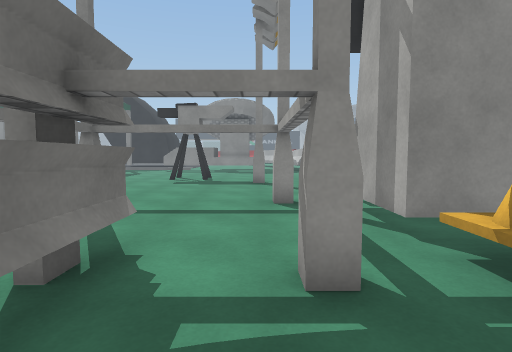
View 1 (above)

16 first-person views from a walk through a Unity game level. The camera is 1.3 m above the floor, tilts 4° down and sees 80° across. The floor is counted in squares, 1 m on a side. Each view is taken from the middle of a square. On the plan, view 1 faces up. The plan holds only what a view shows up to about 14 squares ahead; the rest is blank. The place goes on beyond the plan. The player is left out. Some surface patterns are stand-ins.

View 2
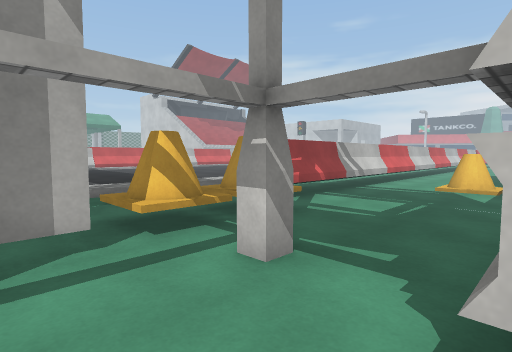

View 3
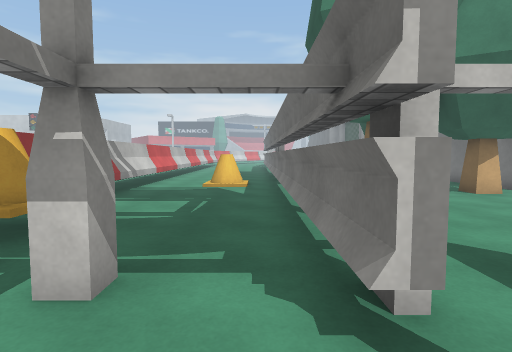

View 4
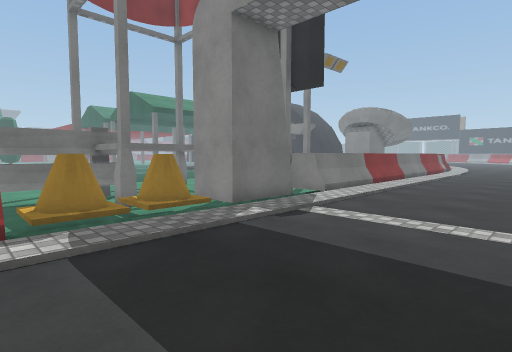

View 5
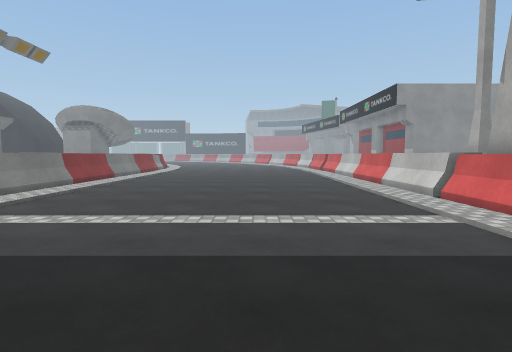

View 6
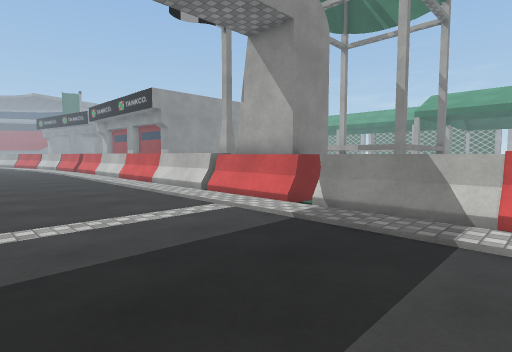

View 7
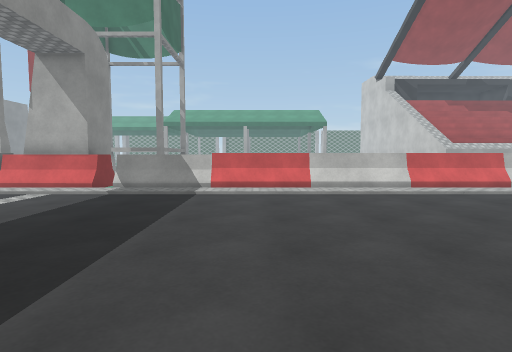

View 8
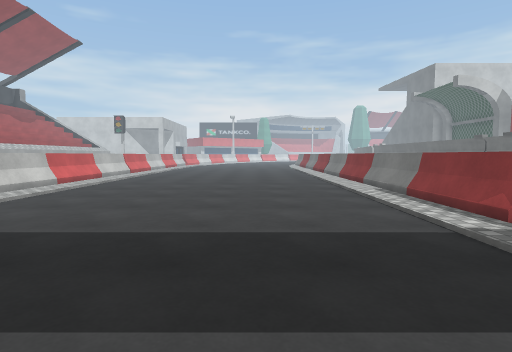

View 9
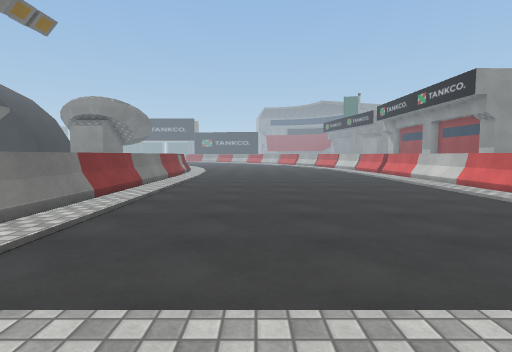

View 10
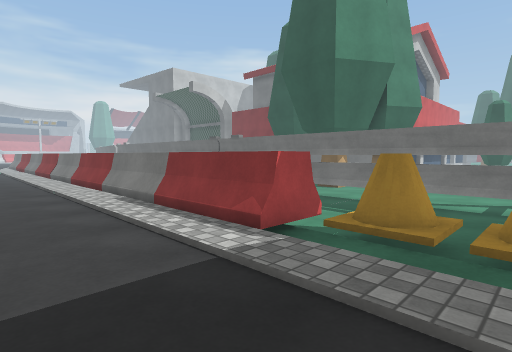

View 11
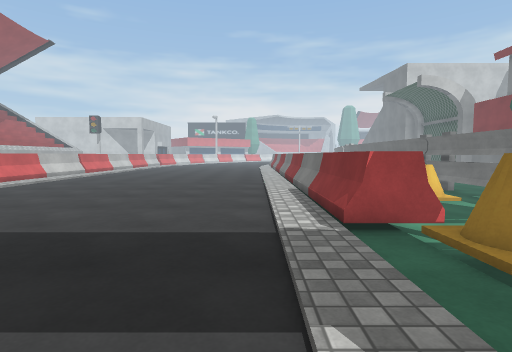

View 12
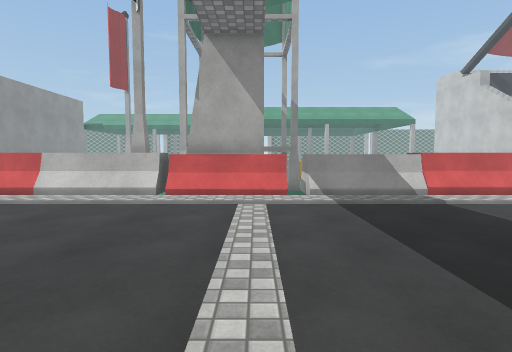

View 13
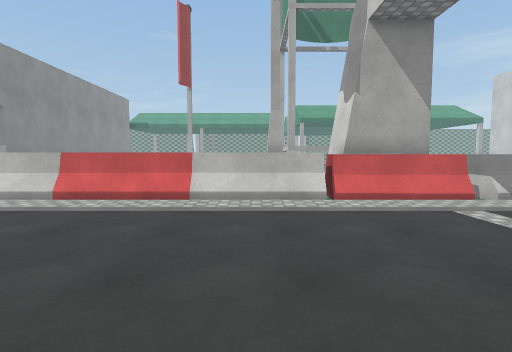

View 14
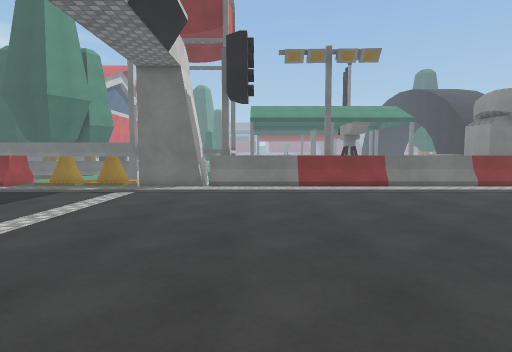

View 15
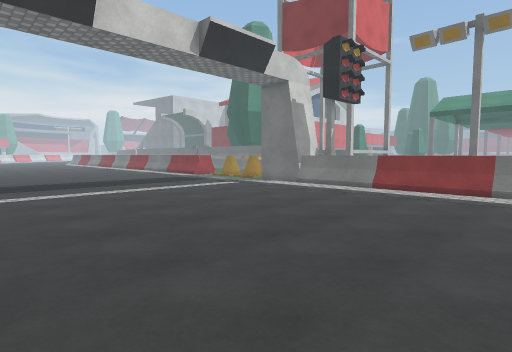

View 16
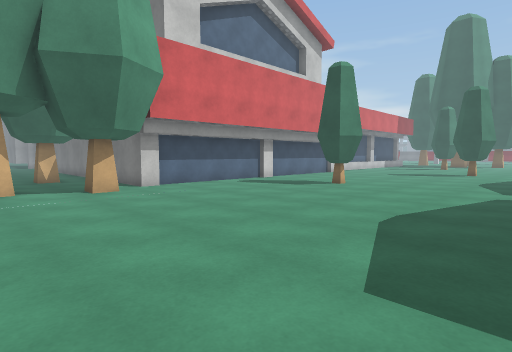

### Floor plan
Key: @ floor where view 1 was taken; # wall or solid block; x gap in a wall; . main floor; - floor 0.25 m lower than the main floor; _ floor 0.5 m lower than the main floor; / step, stairs or slope; = window, fence, low wall or low ledge; ^ raised ledge; T thing the floor can be seen under or through; O other object.
Columns run from 22 left of view 1 to 20 right of it. Each row starts with its distance up from view 1.
 17                   OO       =............/^
 16                   OO       =............/^
 15                            =............/^
 14                  _____O    =............/^
 13                  ______    =............/^
 12                  _______   =............/^
 11                  _______   =............/^
 10                   ______   =............/^#
  9                   ______ O =............/^#
  8                    ____# O#^............/O#
  7            _____ _ _____###-............/OO
  6   _______________  _____###-............/O
  5 __________________ _____###-............/OO
  4 __________________ _T____O/-............OOO
  3  ___________________T__#_OO-............/OO
  2   __________________T____///............/O
  1    __O______________T____OO-............/O
  0     OO______________T_@__Ox-............/O
 -1      O____________  T_____#=............/^
 -2       ___________   T_____#=............/^
 -3        __________ __T_____#=............/^
 -4         _____O___ __T_____#=............/^
 -5          ###_OO_O   #_____#=............/^
 -6            #____OO  #_____#=............/^
 -7            #____    #_OO__#=............/^
 -8            # ___   _#_O __#=............/^
 -9              ___   _#   __#=............/^

Where each view was taken, in squares from view 1:
view 1: 0 up, 0 right, facing up
view 2: 6 up, 2 left, facing down-right
view 3: 6 up, 1 left, facing down
view 4: 1 down, 11 right, facing up-left
view 5: 1 down, 13 right, facing up
view 6: 1 down, 12 right, facing up-right
view 7: 2 down, 7 right, facing right
view 8: 5 up, 10 right, facing down
view 9: 3 up, 10 right, facing up
view 10: 3 up, 9 right, facing down-left
view 11: 5 up, 7 right, facing down
view 12: 5 up, 9 right, facing right
view 13: 10 up, 10 right, facing right
view 14: 10 up, 18 right, facing left
view 15: 17 up, 17 right, facing down-left
view 16: 7 up, 5 left, facing down-left
